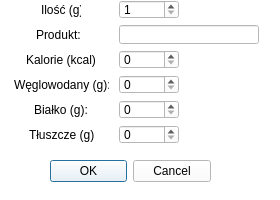
<?xml version="1.0" encoding="UTF-8"?>
<ui version="4.0">
 <class>addfood</class>
 <widget class="QDialog" name="addfood">
  <property name="geometry">
   <rect>
    <x>0</x>
    <y>0</y>
    <width>280</width>
    <height>200</height>
   </rect>
  </property>
  <property name="minimumSize">
   <size>
    <width>280</width>
    <height>200</height>
   </size>
  </property>
  <property name="maximumSize">
   <size>
    <width>280</width>
    <height>256</height>
   </size>
  </property>
  <property name="windowTitle">
   <string>Dodaj produkt</string>
  </property>
  <property name="styleSheet">
   <string notr="true">background-color:white</string>
  </property>
  <widget class="QDialogButtonBox" name="buttonBox">
   <property name="geometry">
    <rect>
     <x>50</x>
     <y>160</y>
     <width>161</width>
     <height>23</height>
    </rect>
   </property>
   <property name="standardButtons">
    <set>QDialogButtonBox::Cancel|QDialogButtonBox::Ok</set>
   </property>
  </widget>
  <widget class="QWidget" name="">
   <property name="geometry">
    <rect>
     <x>10</x>
     <y>0</y>
     <width>254</width>
     <height>144</height>
    </rect>
   </property>
   <layout class="QHBoxLayout" name="horizontalLayout">
    <item>
     <layout class="QVBoxLayout" name="verticalLayout_3">
      <item>
       <layout class="QVBoxLayout" name="verticalLayout">
        <item>
         <layout class="QHBoxLayout" name="horizontalLayout_3">
          <item>
           <widget class="QLabel" name="amountLabel">
            <property name="minimumSize">
             <size>
              <width>40</width>
              <height>0</height>
             </size>
            </property>
            <property name="maximumSize">
             <size>
              <width>40</width>
              <height>16777215</height>
             </size>
            </property>
            <property name="text">
             <string>Ilość (g):</string>
            </property>
           </widget>
          </item>
         </layout>
        </item>
        <item>
         <layout class="QHBoxLayout" name="horizontalLayout_2">
          <item>
           <widget class="QLabel" name="itemLabel">
            <property name="minimumSize">
             <size>
              <width>50</width>
              <height>0</height>
             </size>
            </property>
            <property name="maximumSize">
             <size>
              <width>50</width>
              <height>16777215</height>
             </size>
            </property>
            <property name="text">
             <string>Produkt:</string>
            </property>
           </widget>
          </item>
         </layout>
        </item>
        <item>
         <layout class="QHBoxLayout" name="horizontalLayout_4">
          <item>
           <widget class="QLabel" name="kcalLabel">
            <property name="minimumSize">
             <size>
              <width>70</width>
              <height>0</height>
             </size>
            </property>
            <property name="maximumSize">
             <size>
              <width>70</width>
              <height>16777215</height>
             </size>
            </property>
            <property name="text">
             <string>Kalorie (kcal):</string>
            </property>
           </widget>
          </item>
         </layout>
        </item>
        <item>
         <layout class="QHBoxLayout" name="horizontalLayout_5">
          <item>
           <widget class="QLabel" name="carbsLabel">
            <property name="minimumSize">
             <size>
              <width>95</width>
              <height>0</height>
             </size>
            </property>
            <property name="maximumSize">
             <size>
              <width>95</width>
              <height>16777215</height>
             </size>
            </property>
            <property name="text">
             <string>Węglowodany (g):</string>
            </property>
           </widget>
          </item>
         </layout>
        </item>
        <item>
         <layout class="QHBoxLayout" name="horizontalLayout_6">
          <item>
           <widget class="QLabel" name="proteinsLabel">
            <property name="minimumSize">
             <size>
              <width>55</width>
              <height>0</height>
             </size>
            </property>
            <property name="maximumSize">
             <size>
              <width>55</width>
              <height>16777215</height>
             </size>
            </property>
            <property name="text">
             <string>Białko (g):</string>
            </property>
           </widget>
          </item>
         </layout>
        </item>
        <item>
         <layout class="QHBoxLayout" name="horizontalLayout_7">
          <item>
           <widget class="QLabel" name="fatsLabel">
            <property name="minimumSize">
             <size>
              <width>65</width>
              <height>0</height>
             </size>
            </property>
            <property name="maximumSize">
             <size>
              <width>65</width>
              <height>16777215</height>
             </size>
            </property>
            <property name="text">
             <string>Tłuszcze (g):</string>
            </property>
           </widget>
          </item>
         </layout>
        </item>
       </layout>
      </item>
     </layout>
    </item>
    <item>
     <layout class="QVBoxLayout" name="verticalLayout_4">
      <item>
       <widget class="QSpinBox" name="amountSpinBox">
        <property name="minimumSize">
         <size>
          <width>60</width>
          <height>0</height>
         </size>
        </property>
        <property name="maximumSize">
         <size>
          <width>60</width>
          <height>16777215</height>
         </size>
        </property>
        <property name="minimum">
         <number>1</number>
        </property>
        <property name="maximum">
         <number>99999</number>
        </property>
       </widget>
      </item>
      <item>
       <widget class="QLineEdit" name="itemLineEdit">
        <property name="minimumSize">
         <size>
          <width>140</width>
          <height>0</height>
         </size>
        </property>
        <property name="maximumSize">
         <size>
          <width>100</width>
          <height>16777215</height>
         </size>
        </property>
       </widget>
      </item>
      <item>
       <widget class="QSpinBox" name="kcalSpinBox">
        <property name="minimumSize">
         <size>
          <width>60</width>
          <height>0</height>
         </size>
        </property>
        <property name="maximumSize">
         <size>
          <width>60</width>
          <height>16777215</height>
         </size>
        </property>
        <property name="maximum">
         <number>99999</number>
        </property>
       </widget>
      </item>
      <item>
       <widget class="QSpinBox" name="carbsSpinBox">
        <property name="minimumSize">
         <size>
          <width>60</width>
          <height>0</height>
         </size>
        </property>
        <property name="maximumSize">
         <size>
          <width>60</width>
          <height>16777215</height>
         </size>
        </property>
        <property name="maximum">
         <number>9999</number>
        </property>
       </widget>
      </item>
      <item>
       <widget class="QSpinBox" name="proteinsSpinBox">
        <property name="minimumSize">
         <size>
          <width>60</width>
          <height>0</height>
         </size>
        </property>
        <property name="maximumSize">
         <size>
          <width>60</width>
          <height>16777215</height>
         </size>
        </property>
        <property name="maximum">
         <number>9999</number>
        </property>
       </widget>
      </item>
      <item>
       <widget class="QSpinBox" name="fatsSpinBox">
        <property name="minimumSize">
         <size>
          <width>60</width>
          <height>0</height>
         </size>
        </property>
        <property name="maximumSize">
         <size>
          <width>60</width>
          <height>16777215</height>
         </size>
        </property>
        <property name="maximum">
         <number>9999</number>
        </property>
       </widget>
      </item>
     </layout>
    </item>
   </layout>
  </widget>
 </widget>
 <resources/>
 <connections/>
</ui>
